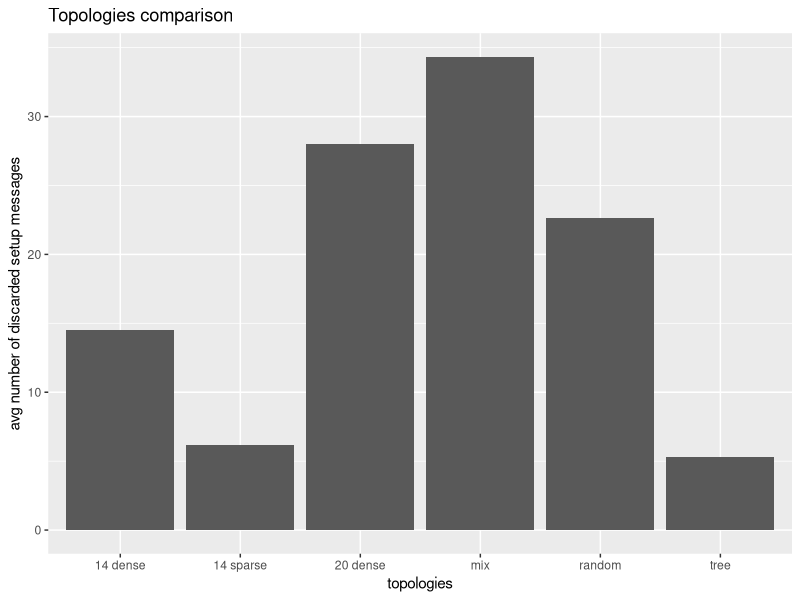
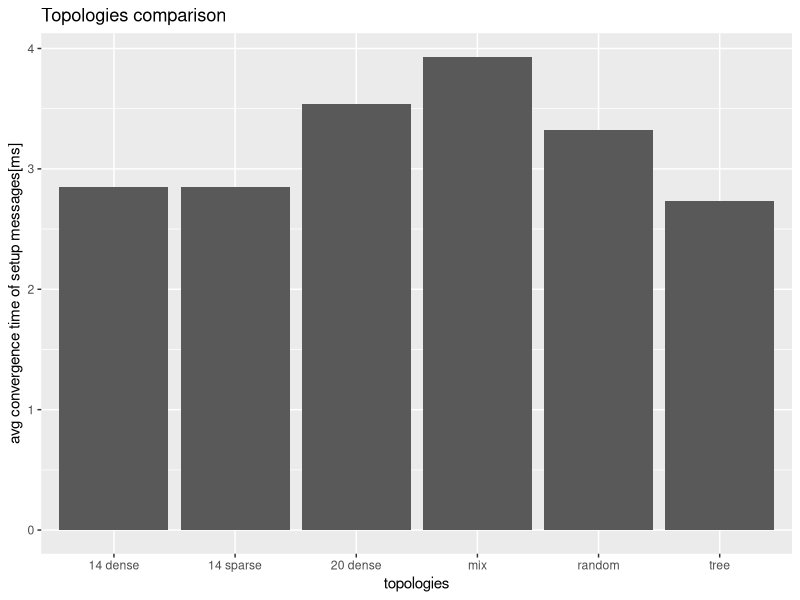
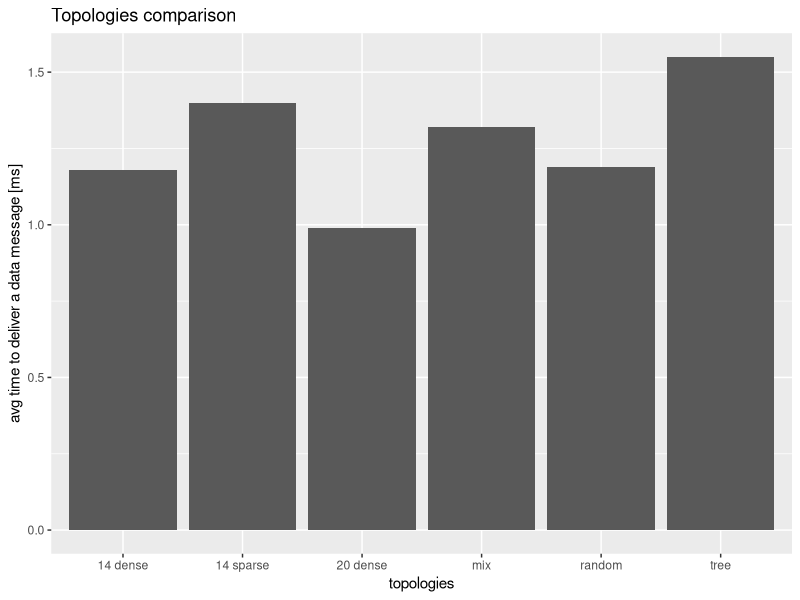
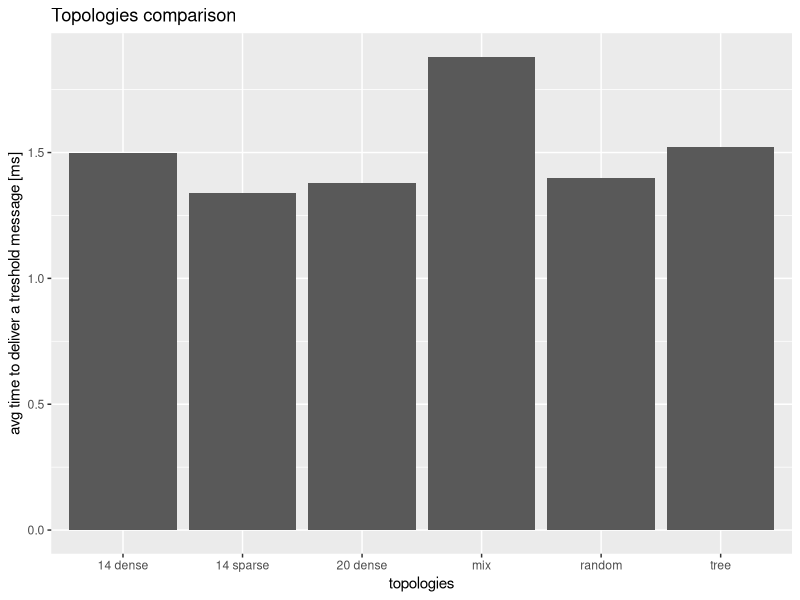
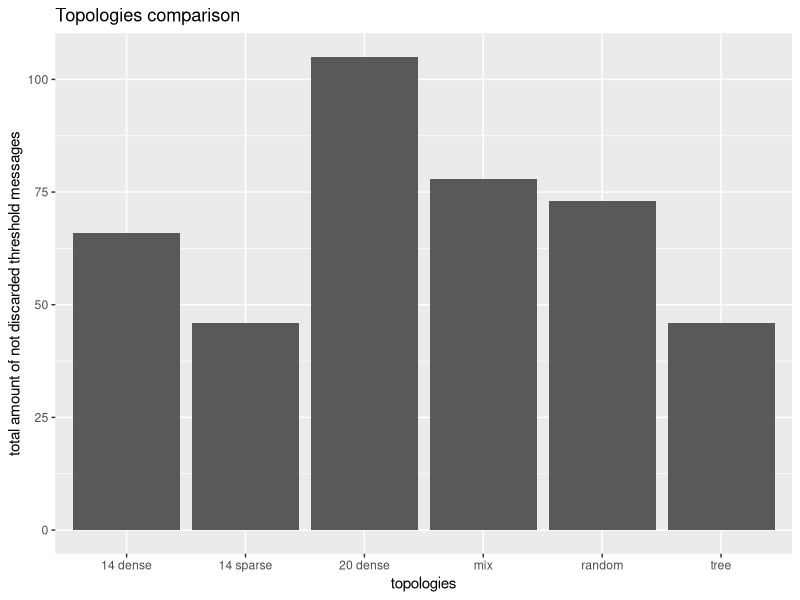
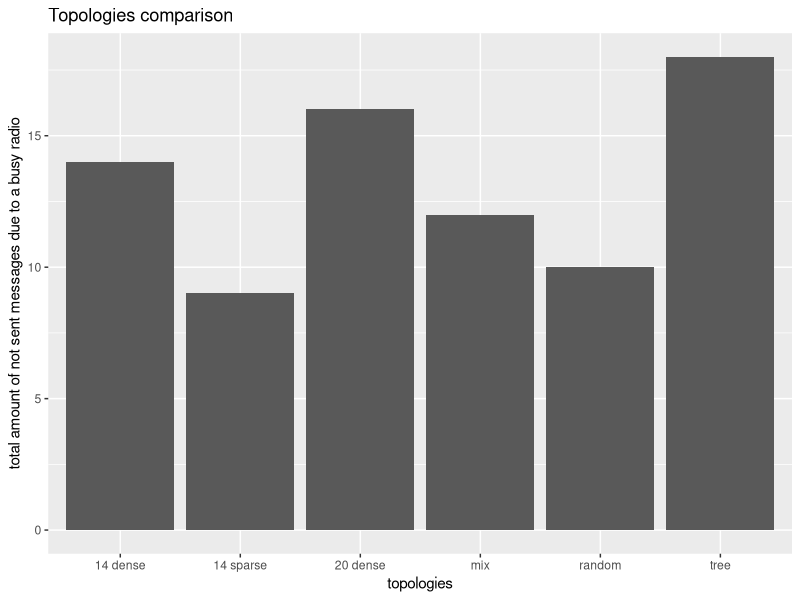

These figures' R source, in order:
library(ggplot2)


## comparisons## 
topology=c("14 dense","14 sparse","random", "mix", "tree", "20 dense" )
DiscardedMessages.avg=c(14.5, 6.17, 22.67,34.33, 5.33, 28.0)
df = cbind(topology, DiscardedMessages.avg)
df = as.data.frame(df)
df$DiscardedMessages.avg = as.numeric(as.character(df$DiscardedMessages.avg))
ggplot(df, aes(x  =  topology,
               y    =  DiscardedMessages.avg)) + 
  geom_bar(stat = "identity", position = position_dodge())+
  labs(x ="topologies",
       y = "avg number of discarded setup messages", 
       title = "Topologies comparison")


topology=c("14 dense","14 sparse","random", "mix", "tree", "20 dense" )
ConvergenceTime.avg=c(2.85,2.85, 3.32,3.93,2.73,3.54)
df = cbind(topology, ConvergenceTime.avg)
df = as.data.frame(df)
df$ConvergenceTime.avg = as.numeric(as.character(df$ConvergenceTime.avg))
ggplot(df, aes(x  =  topology,
               y    =  ConvergenceTime.avg)) + 
  geom_bar(stat = "identity", position = position_dodge())+
  labs(x ="topologies",
       y = "avg convergence time of setup messages[ms]", 
       title = "Topologies comparison")

topology=c("14 dense","14 sparse","random", "mix", "tree", "20 dense" )
DataMessageTime.avg=c(1.18,1.40, 1.19,1.32,1.55,0.99)
df = cbind(topology, DataMessageTime.avg)
df = as.data.frame(df)
df$DataMessageTime.avg = as.numeric(as.character(df$DataMessageTime.avg))
ggplot(df, aes(x  =  topology,
               y    =  DataMessageTime.avg)) + 
  geom_bar(stat = "identity", position = position_dodge())+
  labs(x ="topologies",
       y = "avg time to deliver a data message [ms]", 
       title = "Topologies comparison")


topology=c("14 dense","14 sparse","random", "mix", "tree", "20 dense" )
TresholdMessageTime.avg=c(1.50, 1.34,1.40,1.88,1.52,1.38)
df = cbind(topology, TresholdMessageTime.avg)
df = as.data.frame(df)
df$TresholdMessageTime.avg = as.numeric(as.character(df$TresholdMessageTime.avg))
ggplot(df, aes(x  =  topology,
               y    =  TresholdMessageTime.avg)) + 
  geom_bar(stat = "identity", position = position_dodge())+
  labs(x ="topologies",
       y = "avg time to deliver a treshold message [ms]", 
       title = "Topologies comparison")


topology=c("14 dense","14 sparse","random", "mix", "tree", "20 dense" )
count=c(66,46,73,78,46,105)
df = cbind(topology, count)
df = as.data.frame(df)
df$count = as.numeric(as.character(df$count))
ggplot(df, aes(x  =  topology,
               y    =  count)) + 
  geom_bar(stat = "identity", position = position_dodge())+
  labs(x ="topologies",
       y = "total amount of not discarded threshold messages", 
       title = "Topologies comparison")


topology=c("14 dense","14 sparse","random", "mix", "tree", "20 dense" )
count=c(14,9,10,12,18,16)
df = cbind(topology, count)
df = as.data.frame(df)
df$count = as.numeric(as.character(df$count))
ggplot(df, aes(x  =  topology,
               y    =  count)) + 
  geom_bar(stat = "identity", position = position_dodge())+
  labs(x ="topologies",
       y = "total amount of not sent messages due to a busy radio", 
       title = "Topologies comparison")






